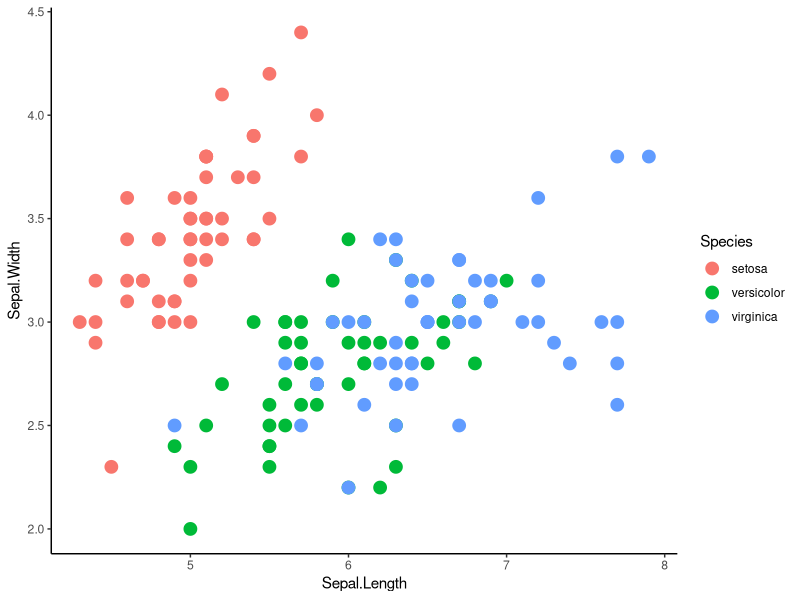

The R script that drew this image:
# Daniel Gathogo

#use built in iris dataset
#take a look at it 
head(iris)
#load in some tidyverse packages
library(dplyr)
library(ggplot2)

#####################################
##### Part 1: for loops         #####
#####################################

#Using only data for iris versicolor
#write a for loop
#that produces a regression table
#for each of the following relationships
#1. iris  sepal length x width
#2. iris  petal length x width
#3. iris sepal length x petal length
versiColor <- iris[iris$Species == 'versicolor',]

x <- c('Sepal.Length', 'Petal.Length', 'Sepal.Length')
y <- c('Sepal.Width', 'Petal.Width', 'Petal.Length')

lm.out <- list()

for (i in 1 : 3) {
  lm.out[[i]] <- lm(versiColor[,y[i]]~ versiColor[, x[i]])
}


#####################################
##### Part 2: data in dplyr     #####
#####################################

#use dplyr to join data of maximum height
#to a new iris data frame
height <- data.frame(Species = c("virginica","setosa","versicolor"),
					Height.cm = c(60,100,11.8))

# iris left
# height right

iris2 <- left_join(iris, height, by='Species')

#####################################
##### Part 3: plots in ggplot2  #####
#####################################
#look at base R scatter plot
#plot(iris$Sepal.Length,iris$Sepal.Width)

#3a. now make the same plot in ggplot
ggplot(data = iris, aes(Sepal.Length, Sepal.Width, color=Species)) + 
  geom_point(size=4) +
  theme_classic()
  

#3b. make a scatter plot with ggplot and get rid of  busy grid lines


#3c.make a scatter plot with ggplot and get rid of grid lines
#and show species by color increasing the point size

#####################################
##### Question: how did         #####
##### arguments differ between  #####
##### plot and ggplot?          #####
#####################################		